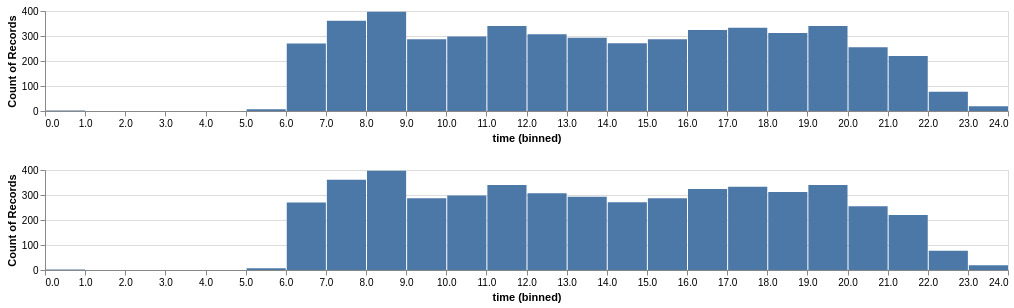

Write a Vega-Lite specification for this figure.
### Vega-Lite specification from a JSON file in a GitHub repository (floating-point values rounded to 4 significant figures; data arrays with more than 128 entries replaced by an {"elided": "..."} marker saying what was removed)
{"$schema": "https://vega.github.io/schema/vega-lite/v4.json", "data": {"format": {"parse": {"date": "date"}}, "values": {"elided": "5000 records"}}, "transform": [{"calculate": "hours(datum.date) + minutes(datum.date) / 60", "as": "time"}], "vconcat": [{"width": 963, "height": 100, "selection": {"brush": {"type": "interval", "encodings": ["x"]}}, "mark": "bar", "encoding": {"x": {"field": "time", "bin": {"maxbins": 30}}, "y": {"aggregate": "count"}}}, {"width": 963, "height": 100, "mark": "bar", "encoding": {"x": {"field": "time", "bin": {"maxbins": 30, "extent": {"selection": "brush"}}}, "y": {"aggregate": "count"}}}]}
